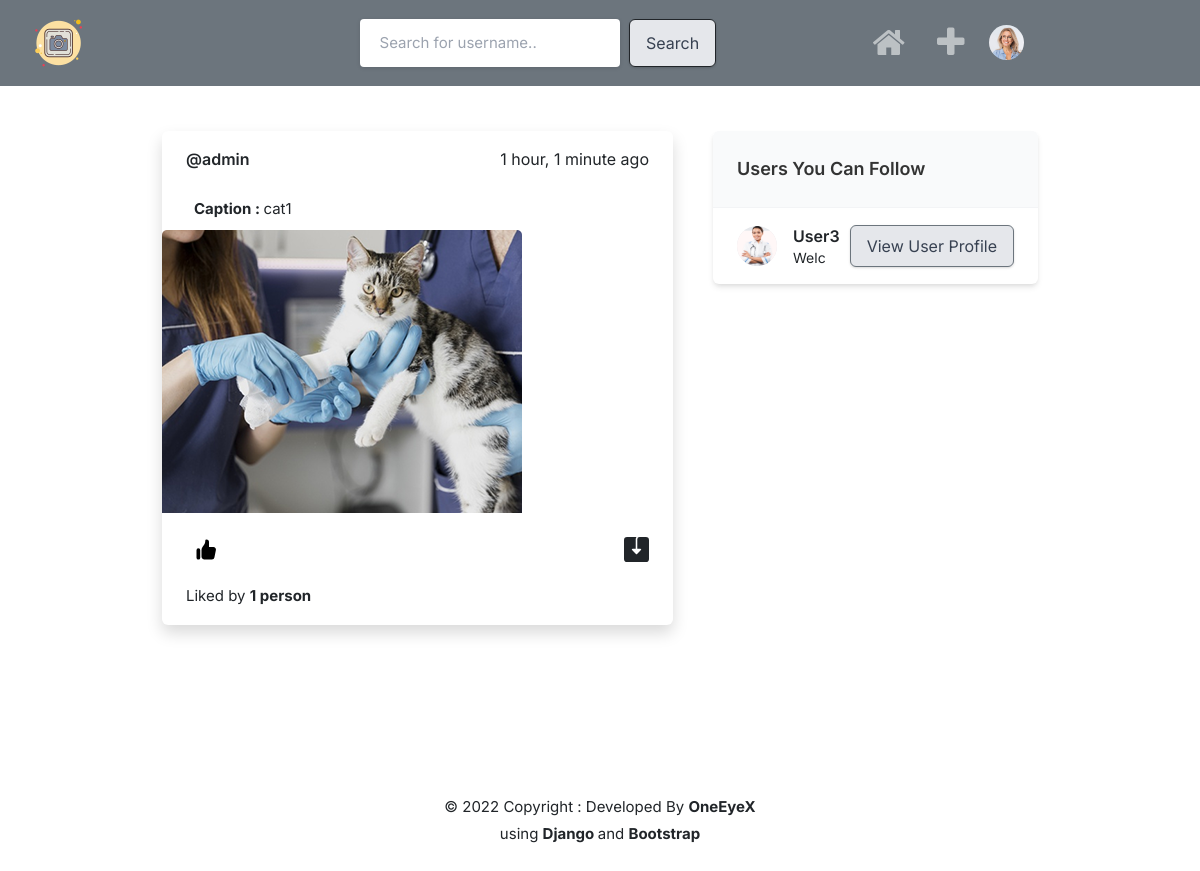
Screenshot of / (signed in) with the database file from the repository.
### core/models.py (models this page shows, shortened)
class Profile(models.Model):
    user = models.ForeignKey(User, on_delete=models.CASCADE)
    id_user = models.IntegerField()
    bio = models.TextField(blank=True)
    profileimg = models.ImageField(
        upload_to="profile_images", default="blank-profile-picture.png"
    )
    location = models.CharField(max_length=100, blank=True)

class Post(models.Model):
    id = models.UUIDField(primary_key=True, default=uuid.uuid4)
    user = models.CharField(max_length=100)
    image = models.ImageField(upload_to="post_images")
    caption = models.TextField()
    created_at = models.DateTimeField(default=datetime.now)
    no_of_likes = models.IntegerField(default=0)

### core/views.py (the view)
# urls.py: path("", views.index, name="index"),
@login_required(login_url="signin")
def index(request):
    user_object = User.objects.get(username=request.user.username)
    user_profile = Profile.objects.get(user=user_object)
    all_profiles = Profile.objects.all()
    user_following_list = []
    feed = []
    user_following = FollowersCount.objects.filter(follower=request.user.username)
    for users in user_following:
        user_following_list.append(users.user)
    for usernames in user_following_list:
        feed_lists = Post.objects.filter(user=usernames)
        feed.append(feed_lists)
    feed_list = list(chain(*feed))
    all_users = User.objects.all()
    user_following_all = []
    for user in user_following:
        user_list = User.objects.get(username=user.user)
        user_following_all.append(user_list)
    new_suggestions_list = [
        x for x in list(all_users) if (x not in list(user_following_all))
    ]
    current_user = User.objects.filter(username=request.user.username)
    final_suggestions_list = [
        x for x in list(new_suggestions_list) if (x not in list(current_user))
    ]
    random.shuffle(final_suggestions_list)
    username_profile = []
    username_profile_list = []
    for users in final_suggestions_list:
        username_profile.append(users.id)
    for ids in username_profile:
        profile_lists = Profile.objects.filter(id_user=ids)
        username_profile_list.append(profile_lists)
    suggestions_username_profile_list = list(chain(*username_profile_list))
    return render(
        request,
        "index.html",
        {
            "all_profiles": all_profiles,
            "user_profile": user_profile,
            "posts": feed_list,
            "suggestions_username_profile_list": suggestions_username_profile_list[:4],
            "user_following_all": user_following_all,
        },
    )

### templates/index.html (shortened to what this page needs)
{% extends 'base.html' %}
{% load static %}
{% block content %}
<div class="container m-auto">
    <div class="lg:flex justify-center lg:space-x-10 lg:space-y-0 space-y-5">
        <div class="space-y-5 flex-shrink-0 lg:w-7/12">
            {% for post in posts reversed %}
            <div class="bg-white shadow rounded-md  -mx-2 lg:mx-0">
                <div class="flex justify-between items-center px-4 py-3">
                    <div class="flex flex-1 items-center space-x-4">
                        <span class="block font-semibold ">
                            <a href="profile/{{post.user}}">
                                @{{post.user}}
                            </a>
                        </span>
                    </div>
                    <div>
                        {{post.created_at|timesince}} ago
                    </div>
                </div>
                <div uk-lightbox>
                    <p style="padding: .5rem 2rem;">
                        {% if post.caption %}
                        <strong>
                            Caption :
                        </strong> {{post.caption}}
                        {% else %}
                        <br>
                        {% endif %}
                    </p>
                    {% if post.image  %}
                    <a href="{{post.image.url}}">
                        <img src="{{post.image.url}}" alt="">
                    </a>
                    {% endif %}
                </div>
                <div class="py-3 px-4 space-y-3">
                    <div class="flex space-x-4 lg:font-bold">
                        <a href="/like-post?post_id={{post.id}}" class="flex items-center space-x-2">
                            <div class="p-2 rounded-full text-black">
                            </div>
                        </a>
                        {% if post.image  %}
                        <a href="{{post.image.url}}" class="flex items-center space-x-2 flex-1 justify-end" download>
                        </a>
                        {% endif %}
                    </div>
                    <div class="flex items-center space-x-3">
                        <div class="">
                            {% if post.no_of_likes == 0 %}
                            <p>No likes</p>
                            {% elif post.no_of_likes == 1 %}
                            <p>Liked by <strong> {{post.no_of_likes}} person</strong></p>
                            {% else %}
                            <p>Liked by <strong>{{post.no_of_likes}} people</strong></p>
                            {% endif %}
                        </div>
                    </div>
                </div>
            </div>
            {% endfor %}
        </div>
        <div class="lg:w-5/12">
            <div class="bg-white  shadow-md rounded-md overflow-hidden">
                <div class="bg-gray-50  border-b border-gray-100 flex items-baseline justify-between py-4 px-6 ">
                    <h2 class="font-semibold text-lg">Users You Can Follow</h2>
                </div>
                <div class="divide-gray-300 divide-gray-50 divide-opacity-50 divide-y px-4 ">
                    {% for suggestion in suggestions_username_profile_list %}
                    <div class="flex items-center justify-between py-3">
                        <div class="flex flex-1 items-center space-x-4">
                            <a href="profile/{{suggestion.user}}">
                                <img src="{{suggestion.profileimg.url}}" class="bg-gray-200 rounded-full w-10 h-10">
                            </a>
                            <div class="flex flex-col">
                                <span class="block capitalize font-semibold"> {{suggestion.user}} </span>
                                <span class="block capitalize text-sm"> {{suggestion.bio}} </span>
                            </div>
                        </div>
                        <a href="profile/{{suggestion.user}}"
                            class=" rounded-full  btn btn-secondary  hover:text-white   ">
                            View User Profile</a>
                    </div>
                    {% endfor %}
                </div>
            </div>
        </div>
    </div>
    {% if posts  %}
    {% include 'footer.html' %}
    {% else %}
    <br><br><br><br><br><br>
    <br><br><br><br><br><br><br>
    {% include 'footer.html' %}
    {% endif %}
</div>
{% endblock content %}

### templates/navbar.html (shortened to what this page needs)
{% load static %}
<nav class="navbar navbar-expand-lg navbar-dark bg-secondary">
    <div class="container-fluid">
        <a class="navbar-brand" href="{% url 'index' %}" style="margin-right: 20%">
            <img src="{% static '../static/img/favicon.png' %}" alt="" width="60">
        </a>
        <div class="collapse navbar-collapse text-center" id="navbarSupportedContent">
            <form style="margin-left: 5%;" class="d-flex" action="/search" method="POST">
                <input type="text" name="username" placeholder="Search for username.." />&nbsp; &nbsp;
                <button class="btn btn-outline-dark" type="submit">Search</button>
            </form>
            <ul class="navbar-nav me-auto mb-2 mb-lg-0 navbar-right">
                {% if request.user.is_authenticated %}
                <li class="nav-item" style="padding: 0 0.5rem">
                    <a class="nav-link" aria-current="page" href="{% url 'index' %}">
                        <i class="fa fa-home" style="font-size: 35px"></i>
                    </a>
                </li>
                <li class="nav-item" style="padding: 0 0.5rem">
                    <a class="nav-link" aria-current="page" href="#" data-toggle="modal"
                        data-target="#exampleModalCenter">
                        <i class="fa fa-plus" style="font-size: 35px ;"></i>
                    </a>
                </li>
                {% endif %}
                <li class="nav-item dropdown  ">
                    <a class="nav-link" href="#" id="navbarDropdown" role="button" data-bs-toggle="dropdown"
                        aria-expanded="false">
                        <center>
                            <img src="{{user_profile.profileimg.url}}" width="35" style="border-radius: 50%;" alt="" />
                        </center>
                    </a>
                </li>
            </ul>
        </div>
    </div>
</nav>

### static/assets/css/style.css (style rules this page uses)
button { vertical-align: middle; }
input { height: 48px; line-height: 48px; padding: 0 20px; outline: none; font-size: 15px; color: #808080; max-width: 100%; width: 100%; -webkit-box-sizing: border-box; box-sizing: border-box; display: block; font-weight: 400; opacity: 1; border-radius: 4px; border: none; -webkit-box-shadow: 0 1px 4px 0px rgba(0, 0, 0, 0.12); box-shadow: 0 1px 4px 0px rgba(0, 0, 0, 0.12); }
input[type="text"], input[type="password"], input[type="email"], input[type="number"] { height: 48px; line-height: 48px; padding: 0 20px; outline: none; font-size: 15px; color: #808080; max-width: 100%; width: 100%; -webkit-box-sizing: border-box; box-sizing: border-box; display: block; font-weight: 400; opacity: 1; border-radius: 4px; border: none; -webkit-box-shadow: 0 1px 4px 0px rgba(0, 0, 0, 0.12); box-shadow: 0 1px 4px 0px rgba(0, 0, 0, 0.12); }
input { -webkit-transition: all 0.1s ease-in-out; transition: all 0.1s ease-in-out; }
::placeholder { color: #808080; opacity: 1; }
button { border: none; margin: 0; padding: 0; width: auto; overflow: visible; background: transparent; color: inherit; font: inherit; line-height: normal; cursor: pointer; }
a { color: #be185d; -webkit-transition: 0.3s; transition: 0.3s; outline: none !important; }
button { outline: none !important; }
img { max-width: 100%; }
body { color: #666; font-size: 15px; line-height: 27px; background-color: #f0f2f5; font-family: "Inter", sans-serif; text-transform: none; }
body p { font-size: 15px; line-height: 27px; }
h1, h2, h3, h4, h5, h6 { font-family: "Inter", sans-serif; text-transform: none; }
input[type="text"], input[type="password"], input[type="email"] { font-family: "Inter", sans-serif; text-transform: none; }
button, body .pac-container { font-family: "Inter", sans-serif; text-transform: none; }
h1, h2, h3, h4, h5, h6 { color: #333; font-weight: 500; margin: 0; padding: 0; }
h2 { font-size: 26px; }
b, strong { font-weight: 700 !important; }
@media (min-width: 1024px) { .container { max-width: 900px !important; padding-top: 45px; } }

### templates/navbar.html (style rules this page uses)
.navbar-right { margin-left: auto; align-items: middle; justify-content: middle; }

### rows the page displays
Profile: profileimg (picture)
Post: user "admin", created_at "1 hour, 1 minute", caption "cat1", image (picture), no_of_likes "1"
Profile: profileimg (picture), user "User3", bio "Welc"
